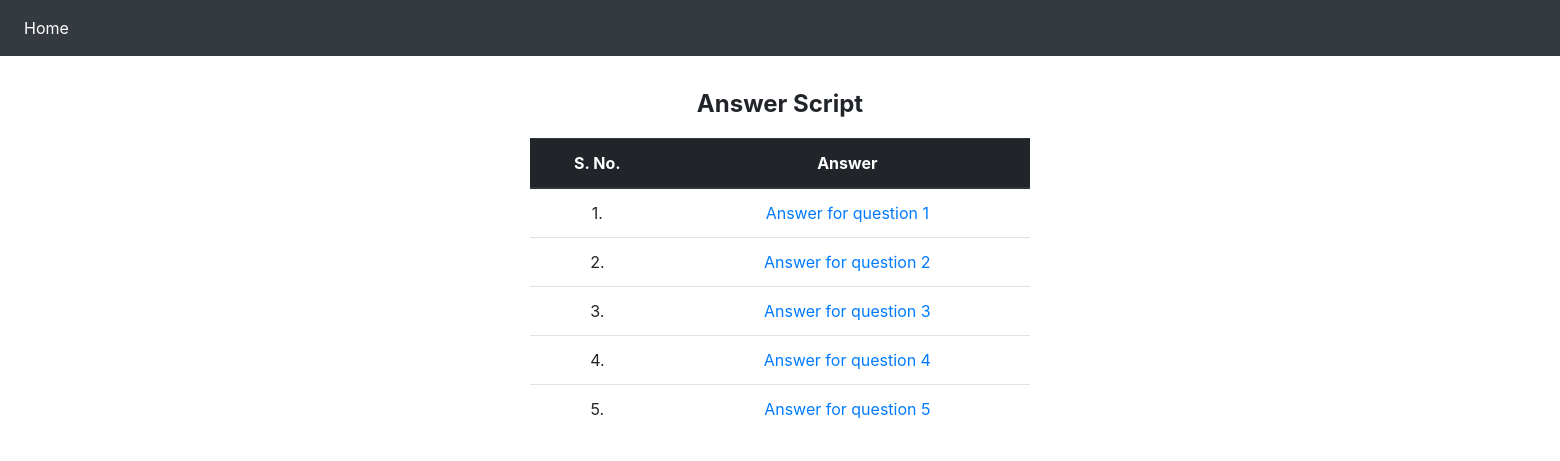
Page /student/view_exam/1/6 on the committed database.
### instructor/models.py (models this page shows)
class SubjectiveExamTaken(models.Model):
    exam = models.ForeignKey(SubjectiveExam, on_delete=models.CASCADE)
    q_index = models.IntegerField(default = 0)
    user = models.ForeignKey(Instructor, on_delete=models.CASCADE)
    marks = models.IntegerField(default=0)
    remarks = models.TextField(null=True)
    corrected_by = models.ForeignKey(Instructor, on_delete=models.CASCADE, null=True, related_name='+')
    def __str__(self):
        return "Answer for question " + str(self.q_index)

### student/views.py (the view)
# urls.py: path('view_exam/<int:eid>/<int:uid>', views.questions),
def questions(request, eid, uid):
    q = SubjectiveExamTaken.objects.all().filter(exam__id = eid, user__id = uid).order_by('q_index')
    return render(request, 'student_questions.html', {'q':q})

### templates/student_questions.html (shortened to what this page needs)
<!DOCTYPE html>
<html>
<head>
		<link rel="stylesheet" href="https://stackpath.bootstrapcdn.com/bootstrap/4.1.3/css/bootstrap.min.css">
</head>
<body>
 	<nav class="navbar navbar-expand-sm bg-dark navbar-dark" style="color">
	  <ul class="navbar-nav">
	    <li class="nav-item">
	      <a class="nav-link" href="/student" style="color: white;">Home</a>
	    </li>
	  </ul>
	</nav>
	<div align="center" style="margin-left: 500px;margin-right: 500px;border-radius: 5px;padding: 30px">
	<p style="font-size:24px"><b>Answer Script</b></p>
	<table class="table table-stripped table-hover" style="margin-top: 0px">
		<thead class="thead-dark">
		<tr align="center">
			<th>S. No.</th>
			<th>Answer</th>
		</tr>
		</thead>
		<tbody>
	   		{% for e in q %}
	   		<tr align="center">
		   		<td>{{forloop.counter}}.</td>
		   		<td><a href="/student/question/{{e.exam.id}}/{{e.user.id}}/{{e.q_index}}">{{e}}</a></td>
	   		</tr>
	   		{% endfor %}
   		</tbody>
	</table>
    <br><br>
	</div>
</body>
</html>

### rows in the picture
SubjectiveExamTaken: q_index "Answer for question 1"
SubjectiveExamTaken: q_index "Answer for question 2"
SubjectiveExamTaken: q_index "Answer for question 3"
SubjectiveExamTaken: q_index "Answer for question 4"
SubjectiveExamTaken: q_index "Answer for question 5"
